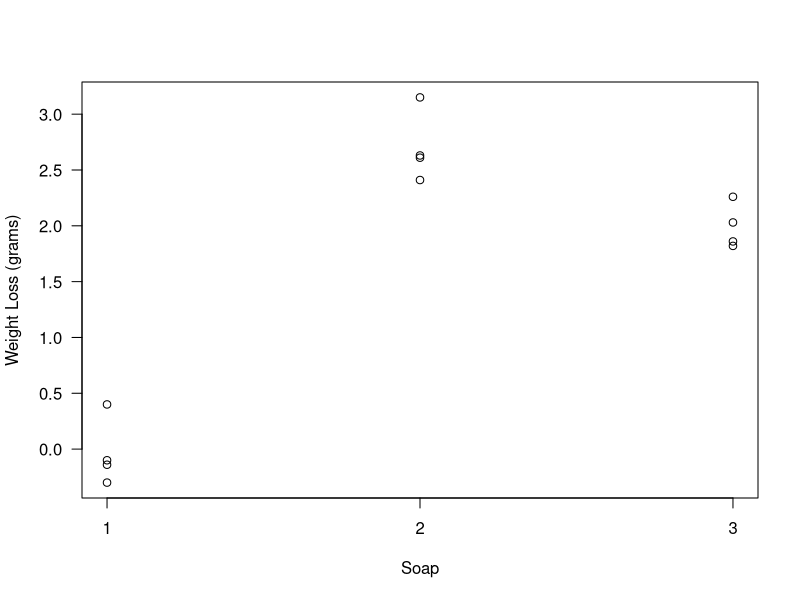
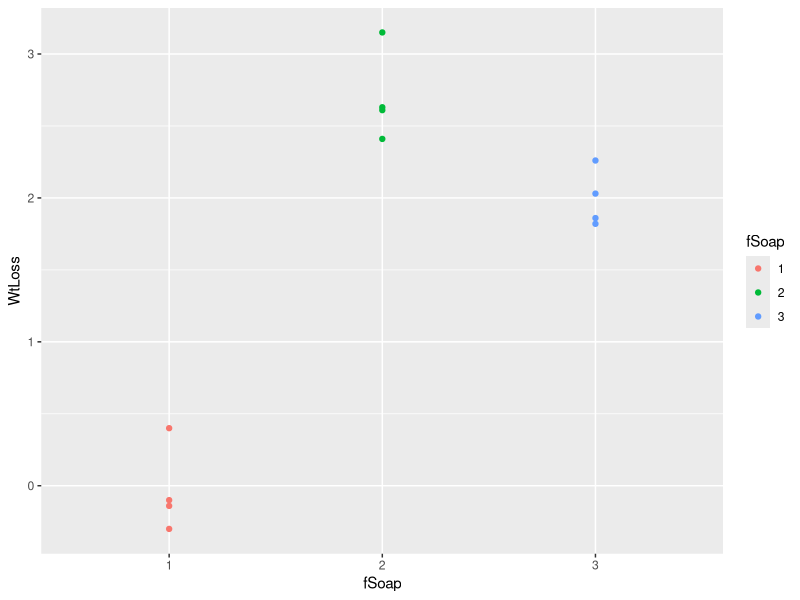

Source code (R) for these figures, in order:
# soap.r, soap experiment, Tables 3.10 and 3.11, pages 60 and 63

# Table 3.10, p60
# Read the data into the data.frame "soap.data"
soap.data <- read.table("Data/soap.txt", header = TRUE)
head(soap.data, 5)  # Display first 5 lines of soap.data

# Add factor variable fSoap to soap.data frame for later ANOVA
soap.data$fSoap <- factor(soap.data$Soap)

# Plot WtLoss vs Soap, specify axis labels, suppress x-axis.
plot(WtLoss ~ Soap, data=soap.data, 
     ylab = "Weight Loss (grams)", las=1, xaxt = "n")
# Insert x-axis (axis 1) with tick marks from 1 to 3 by 1.
axis(1, at = seq(1, 3, 1)) 

# Table 3.11, p63
summary(soap.data[,c(1,5:6)]) # Summarize data in cols 1, 5, 6
model1 <- aov(WtLoss ~ fSoap, data=soap.data)
anova(model1)

# install.packages("lsmeans")
library(lsmeans)
lsmeans(model1, "fSoap")

# use ggplot for categorical factors
library(tidyverse)
library(ggplot2)
soap.data %>% ggplot(aes(x=fSoap, y=WtLoss, color=fSoap)) +
  geom_point()

dev.off()
